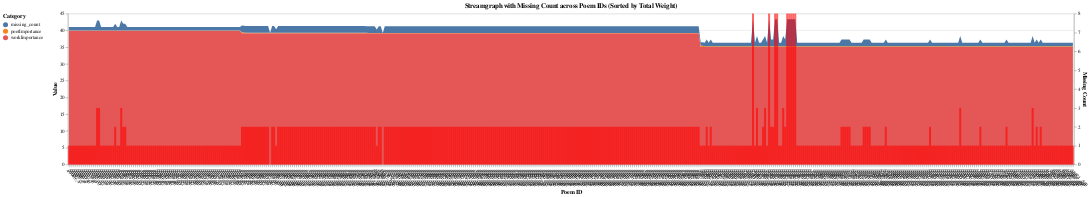

The notebook cell saved with this chart:
### Code cell
import altair as alt
import pandas as pd

# alt.data_transformers.enable("vegafusion")

df = poetImportance.copy()
df['poemID'] = df.index

if 'poemID' not in poem.columns:
    poem['poemID'] = poem.index

# 定义一个函数，计算给定 workID 的缺失值数量
def count_missing_values(poem_id):
    # 指定不检查的列
    columns_to_exclude = ['TunePatternSubtitle', 'TunePatternSubtitlePY', 'Refs']  # 替换为不需要检查的实际列名
    columns_to_exclude += [col for col in poem.columns if 'PY' in col]
    
    columns_to_check = [col for col in poem.columns if col not in columns_to_exclude]
    print(len(columns_to_check))

    # 查找对应的 workID 行，并计算除去排除列后的缺失值数目
    poem_row = poem[poem['poemID'] == poem_id]
    
    if poem_row.empty:
        return len(columns_to_check)
    
    # 获取除去排除列的所有列
    
    
    return poem_row[columns_to_check].isnull().sum(axis=1).values[0]



# 计算缺失值数量，并将其添加到 df 中
df['missing_count'] = df['poemID'].apply(count_missing_values)



# 按 totalWeight 排序
df = df.sort_values(by='totalWeight', ascending=False)

df = df.reset_index(drop=True)  # 重置索引并丢弃原来的索引
df['poemID'] = df['poemID'].astype(str) + "_" + (df.index + 1).astype(str)

# 提取 missing_count 列，用于创建柱状图
missing_counts = df[['poemID', 'missing_count']][:500]


# 移除 totalWeight 列，确保不在图中显示
df = df.drop(columns=['totalWeight','poetID','workID'])[:500]

# 使用 melt 转换数据格式
df_melted = df.melt(id_vars=['poemID'], var_name='category', value_name='value')

# 创建堆叠的 Streamgraph 图层
streamgraph = alt.Chart(df_melted).mark_area().encode(
    x=alt.X('poemID:O', sort=None, axis=alt.Axis(title='Poem ID', labelAngle=45, labelFontSize=10)),
    y=alt.Y('value:Q', stack='zero', axis=alt.Axis(title='Value')),  # 正常堆叠
    color=alt.Color('category:N', legend=alt.Legend(title="Category", orient="left")),
    tooltip=['poemID:O', 'category:N', 'value:Q']  # 添加 tooltip 显示详细信息
).properties(
    width=3600,
    height=300
)

# 创建柱状图图层显示 missing_count
missing_bar = alt.Chart(missing_counts).mark_bar(color='red', opacity=0.6).encode(
    x=alt.X('poemID:O', sort=None, axis=alt.Axis(title='Poem ID', labelAngle=45, labelFontSize=10, labels=True)),
    y=alt.Y('missing_count:Q', axis=alt.Axis(title='Missing Count')),
    tooltip=['poemID:O', 'missing_count:Q']
)

# 将两层图表合并
chart = alt.layer(streamgraph, missing_bar).resolve_scale(
    y='independent'  # 独立的 Y 轴，以便展示两个不同的度量
).properties(
    title="Streamgraph with Missing Count across Poem IDs (Sorted by Total Weight)"
)

chart

### Figure 1 — Vega specification as saved in the notebook (floating-point values rounded to 4 significant figures; data arrays with more than 128 entries replaced by an {"elided": "..."} marker saying what was removed)
{"$schema": "https://vega.github.io/schema/vega/v5.json", "data": [{"name": "source_0", "values": {"elided": "1500 records"}}, {"name": "source_1", "values": {"elided": "500 records"}}, {"name": "source_0_x_domain_poemID_0", "values": {"elided": "500 records"}}, {"name": "source_1_x_domain_poemID_1", "values": {"elided": "500 records"}}, {"name": "source_0_color_domain_category", "values": [{"category": "workImportance"}, {"category": "poetImportance"}, {"category": "missing_count"}]}], "marks": [{"type": "group", "name": "layer_0_pathgroup", "from": {"facet": {"data": "source_0", "name": "faceted_path_layer_0_main", "groupby": ["category"]}}, "encode": {"update": {"width": {"field": {"signal": null, "datum": null, "group": "width", "parent": null}}, "height": {"field": {"signal": null, "datum": null, "group": "height", "parent": null}}}}, "marks": [{"type": "area", "name": "layer_0_marks", "from": {"data": "faceted_path_layer_0_main"}, "sort": {"field": "x"}, "encode": {"update": {"y2": {"field": "value_start", "scale": "layer_0_y"}, "x": {"field": "poemID", "scale": "x", "band": 0.5}, "y": {"field": "value_end", "scale": "layer_0_y"}, "tooltip": {"signal": "{\"poemID\": isValid(datum[\"poemID\"]) ? datum[\"poemID\"] : \"\"+datum[\"poemID\"], \"category\": isValid(datum[\"category\"]) ? datum[\"category\"] : \"\"+datum[\"category\"], \"value\": format(datum[\"value\"], \"\")}"}, "defined": {"signal": "isValid(datum[\"value\"]) && isFinite(+datum[\"value\"])"}, "orient": {"value": "vertical"}, "fill": {"field": "category", "scale": "color"}}}, "style": ["area"]}]}, {"type": "rect", "name": "layer_1_marks", "from": {"data": "source_1"}, "encode": {"update": {"x": {"field": "poemID", "scale": "x"}, "tooltip": {"signal": "{\"poemID\": isValid(datum[\"poemID\"]) ? datum[\"poemID\"] : \"\"+datum[\"poemID\"], \"missing_count\": format(datum[\"missing_count\"], \"\")}"}, "fill": {"value": "red"}, "y2": {"field": "missing_count_start", "scale": "layer_1_y"}, "y": {"field": "missing_count_end", "scale": "layer_1_y"}, "width": {"signal": "max(0.25, bandwidth('x'))"}, "opacity": {"value": 0.6}}}, "style": ["bar"]}], "scales": [{"name": "x", "type": "band", "domain": {"fields": [{"data": "source_0_x_domain_poemID_0", "field": "poemID"}, {"data": "source_1_x_domain_poemID_1", "field": "poemID"}]}, "range": [0, {"signal": "width"}], "paddingOuter": 0, "paddingInner": 0}, {"name": "color", "type": "ordinal", "domain": {"data": "source_0_color_domain_category", "field": "category", "sort": true}, "range": "category"}, {"name": "layer_0_y", "type": "linear", "domain": {"data": "source_0", "fields": ["value_start", "value_end"]}, "range": [{"signal": "height"}, 0], "nice": true, "zero": true}, {"name": "layer_1_y", "type": "linear", "domain": {"data": "source_1", "fields": ["missing_count_start", "missing_count_end"]}, "range": [{"signal": "height"}, 0], "zero": true, "nice": true}], "axes": [{"scale": "layer_0_y", "orient": "left", "maxExtent": 0, "grid": true, "tickCount": {"signal": "ceil(height/40)"}, "minExtent": 0, "ticks": false, "zindex": 0, "domain": false, "gridScale": "x", "aria": false, "labels": false}, {"scale": "x", "grid": false, "labelAlign": "left", "labelAngle": 45, "zindex": 0, "title": "Poem ID", "labelFontSize": 10, "labels": true, "orient": "bottom", "labelBaseline": "top"}, {"scale": "layer_0_y", "orient": "left", "tickCount": {"signal": "ceil(height/40)"}, "zindex": 0, "grid": false, "labelOverlap": true, "title": "Value"}, {"scale": "layer_1_y", "orient": "right", "grid": false, "title": "Missing Count", "labelOverlap": true, "tickCount": {"signal": "ceil(height/40)"}, "zindex": 0}], "title": {"text": "Streamgraph with Missing Count across Poem IDs (Sorted by Total Weight)", "frame": "group"}, "padding": 5, "legends": [{"orient": "left", "title": "Category", "fill": "color", "symbolType": "circle"}], "style": "cell", "height": 300, "width": 3600, "background": "white"}
